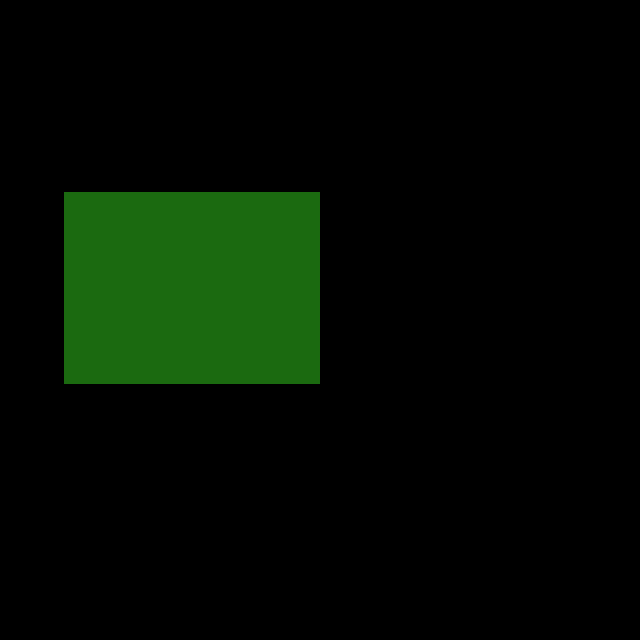

A level layout from a 2D game, rendered from its tile map. Below: a short description, then the map file with its tile-grid data intact:
An orthogonal 20x20 tile map with 32x32 px tiles, 1 tile layer (Tile Layer 1).

<map version="1.0" orientation="orthogonal" renderorder="right-down" width="20" height="20" tilewidth="32" tileheight="32" nextobjectid="1">
 <tileset firstgid="1" name="base" tilewidth="32" tileheight="32" tilecount="1" columns="1">
  <image source="../images/tilesheet.png" width="32" height="32" />
 </tileset>
 <layer name="Tile Layer 1" width="20" height="20">
  <data encoding="csv">
0,0,0,0,0,0,0,0,0,0,0,0,0,0,0,0,0,0,0,0,
0,0,0,0,0,0,0,0,0,0,0,0,0,0,0,0,0,0,0,0,
0,0,0,0,0,0,0,0,0,0,0,0,0,0,0,0,0,0,0,0,
0,0,0,0,0,0,0,0,0,0,0,0,0,0,0,0,0,0,0,0,
0,0,0,0,0,0,0,0,0,0,0,0,0,0,0,0,0,0,0,0,
0,0,0,0,0,0,0,0,0,0,0,0,0,0,0,0,0,0,0,0,
0,0,1,1,1,1,1,1,1,1,0,0,0,0,0,0,0,0,0,0,
0,0,1,1,1,1,1,1,1,1,0,0,0,0,0,0,0,0,0,0,
0,0,1,1,1,1,1,1,1,1,0,0,0,0,0,0,0,0,0,0,
0,0,1,1,1,1,1,1,1,1,0,0,0,0,0,0,0,0,0,0,
0,0,1,1,1,1,1,1,1,1,0,0,0,0,0,0,0,0,0,0,
0,0,1,1,1,1,1,1,1,1,0,0,0,0,0,0,0,0,0,0,
0,0,0,0,0,0,0,0,0,0,0,0,0,0,0,0,0,0,0,0,
0,0,0,0,0,0,0,0,0,0,0,0,0,0,0,0,0,0,0,0,
0,0,0,0,0,0,0,0,0,0,0,0,0,0,0,0,0,0,0,0,
0,0,0,0,0,0,0,0,0,0,0,0,0,0,0,0,0,0,0,0,
0,0,0,0,0,0,0,0,0,0,0,0,0,0,0,0,0,0,0,0,
0,0,0,0,0,0,0,0,0,0,0,0,0,0,0,0,0,0,0,0,
0,0,0,0,0,0,0,0,0,0,0,0,0,0,0,0,0,0,0,0,
0,0,0,0,0,0,0,0,0,0,0,0,0,0,0,0,0,0,0,0
</data>
 </layer>
</map>
